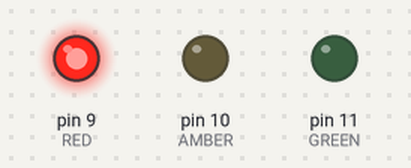
Simulated run of this sketch. Board: Arduino Uno, built with avr-gcc and run on an emulated ATmega328P. Shown: output pins drawn as LEDs (lit = HIGH).

Above: at 0.5 s.
At 1.5 s:
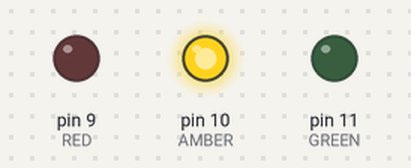
At 5.5 s:
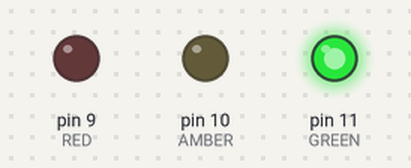
Timing chart, 0 to 6.9 s (numbered marks = the images above):
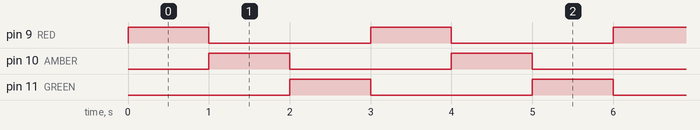

The sketch:

trafficlights.ino
```cpp
/*
  Traffic Lights - start
  Sequence LEDs to represent traffic lights... and perhaps more

  Jonathan Sanderson, Northumbria University.
  v0.1 2016-03-04
 */

#define RED 9
#define AMBER 10
#define GREEN 11

void setup() {
  pinMode(RED, OUTPUT);
  pinMode(AMBER, OUTPUT);
  pinMode(GREEN, OUTPUT);
}

// the loop function runs over and over again forever
void loop() {
  digitalWrite(RED, HIGH);   // turn the RED LED on (HIGH is the voltage level)
  delay(1000);               // wait for a second
  digitalWrite(RED, LOW);    // turn the RED LED off by making the voltage LOW
  digitalWrite(AMBER, HIGH);
  delay(1000);
  digitalWrite(AMBER, LOW);
  digitalWrite(GREEN, HIGH);
  delay(1000);
  digitalWrite(GREEN, LOW);

}
```

Measured:
- by itself, pin 9 (RED), pin 10 (AMBER), pin 11 (GREEN): alternates HIGH for 1.0 s and LOW for 2.0 s
- by itself, everything shown: repeats every 3.0 s, in 4 steps
